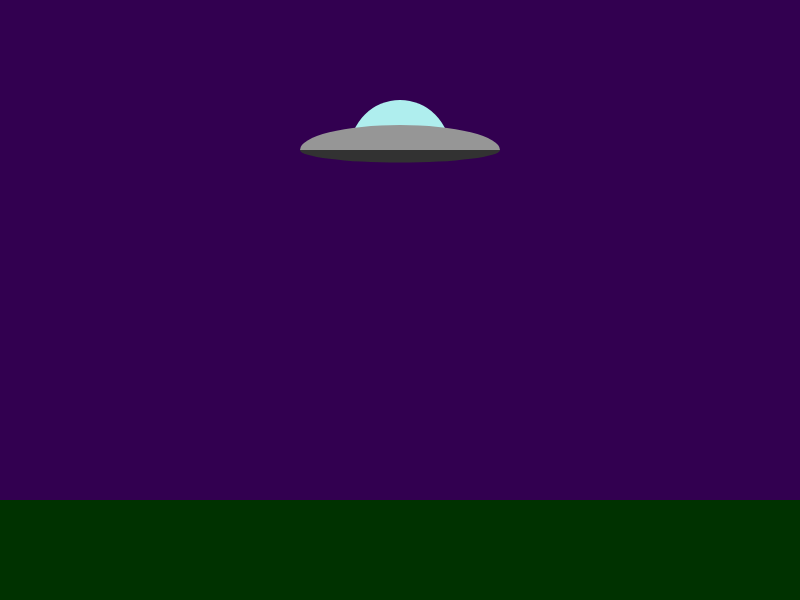
Frame 1 (no input)
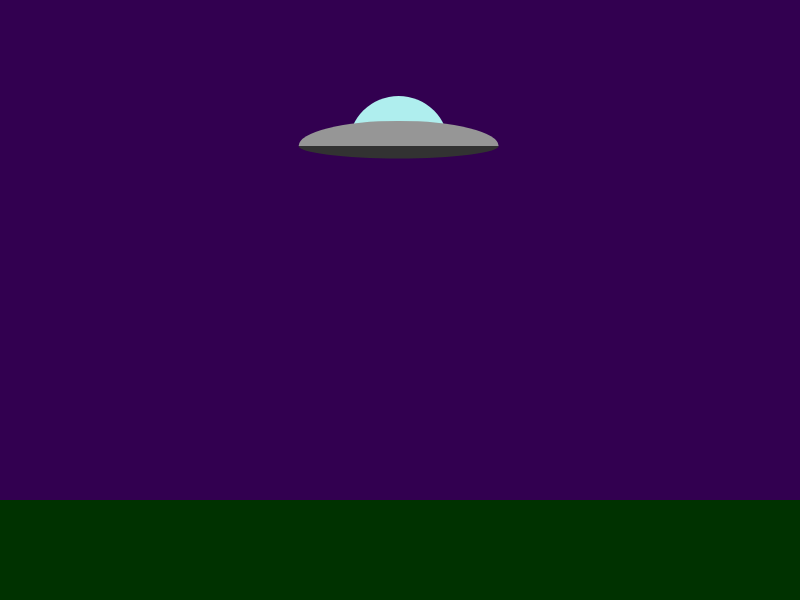
Frame 60 (no input)
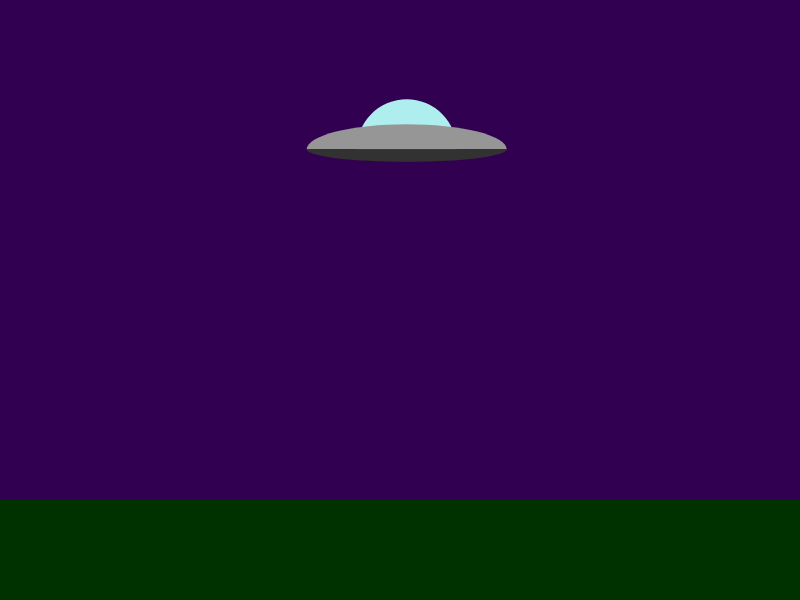
Frame 120 (the mouse pressed at the canvas centre since frame 60)

The p5.js sketch that drew these frames (run headless with seeded random() and noise() and a simulated clock; from frame 60 on, the mouse is pressed at the canvas centre):

// p5.js sketch
// ── sketch.js
//Topic 1.1 
//Object orientation revisted
//part one

var flying_saucer_x;
var flying_saucer_y;
var flying_saucer_width;

function setup()
{
    createCanvas(800,600);
    noStroke();

    flying_saucer_x = 400;
    flying_saucer_y = 150;
    flying_saucer_width = 200;
}

function draw()
{
    background(50,0,80);
    
    //draw the ground
    fill(0,50,0);
    rect(0,height - 100, width, 100);
    
    //draw the flying saucer
    fill(175,238,238);
    arc(flying_saucer_x,flying_saucer_y,flying_saucer_width/2,100,PI,TWO_PI)
    fill(150);
    arc(flying_saucer_x,flying_saucer_y,flying_saucer_width,50,PI,TWO_PI);
    fill(50);
    arc(flying_saucer_x,flying_saucer_y,flying_saucer_width,25,0,PI);

    //hovver the flying saucer
    flying_saucer_x += random(-2,2);
    flying_saucer_y += random(-2,2);
    
}
